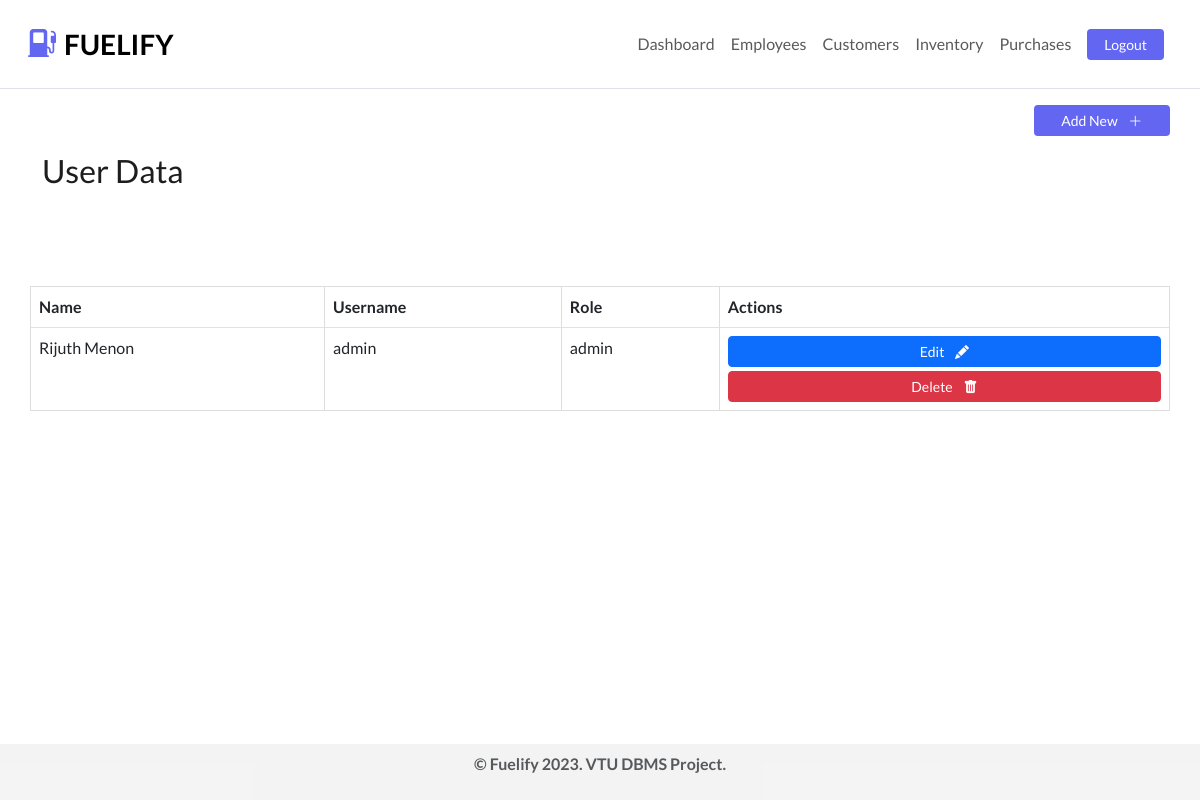
The page /admin (signed in) on the database as committed earlier.
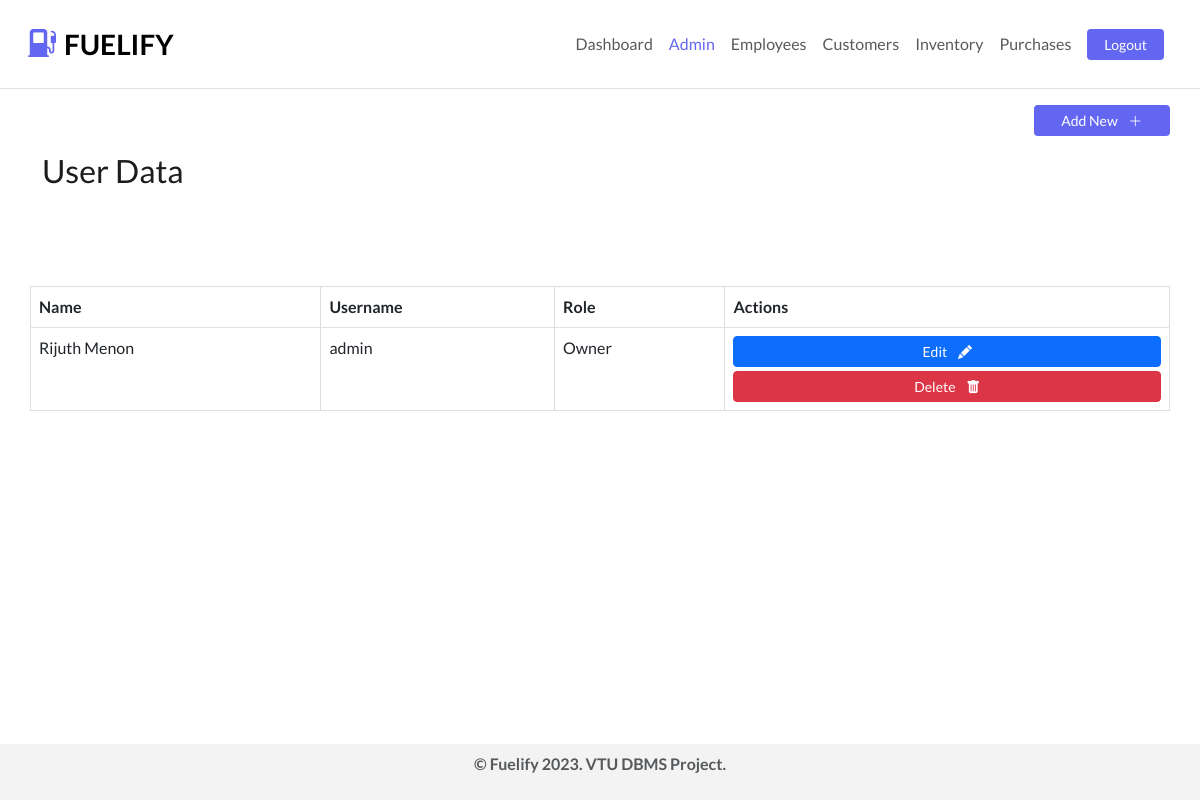
The same page on the database as committed later.
### tables this page shows
CREATE TABLE user_accounts (
                    user_id INTEGER PRIMARY KEY,
                    employee_id INTEGER,
                    username VARCHAR(255),
                    password VARCHAR(255),
                    role VARCHAR(255),
                    FOREIGN KEY(employee_id) REFERENCES employees(employee_id) ON DELETE CASCADE
                );

CREATE TABLE employees (
                employee_id INTEGER PRIMARY KEY,
                first_name VARCHAR(255),
                last_name VARCHAR(255),
                phone_number VARCHAR(255),
                address VARCHAR(255),
                email VARCHAR(255),
                job_role VARCHAR(255),
                salary FLOAT
            );

### routes/admin.py (the view)
@admin_routes.route('/admin')
@login_required
def admin():
    users_data = User().get_user_data()
    employees_data = Employee().get()
    return render_template('admin.html', employees=employees_data, users=users_data, request_path=request.path,  role=session['role'], logged_in=True)

### helpers/utils.py (called while the page is built)
def login_required(f):
    @wraps(f)
    def wrap(*args, **kwargs):
        if 'user_id' in session:
            return f(*args, **kwargs)
        else:
            flash('Please login first!')
            return redirect(url_for('auth_routes.login'))
    return wrap

### models/database.py (called while the page is built)
    def execute(self, query, params=None):
        cursor = self.conn.cursor()
        if params:
            cursor.execute(query, params)
        else:
            cursor.execute(query)
        self.conn.commit()
        return cursor

### models/employee.py (called while the page is built)
    def get(self, employee_id=None):
        cursor = self.conn.cursor()
        if employee_id:
            cursor.execute(
                """
                SELECT *
                FROM employees
                WHERE employee_id=?
                """,
                (employee_id,)
            )
            return cursor.fetchone()
        else:
            cursor.execute(
                """
                SELECT *
                FROM employees
                """
            )
        return cursor.fetchall()

### templates/admin.html (shortened to what this page needs)
{% extends 'partials/_base.html' %}
{% block content %}
<div class="container mb-5">
    <div class="row justify-content-end align-items-center">
        <div class="row w-50 justify-content-end align-items-center my-3">
            <button type="button" class="w-25 btn btn-sm btn-prime" data-bs-toggle="modal" data-bs-target="#add-user">
                Add New <i class="text-white ms-2 bi-plus-lg"></i>
            </button>
        </div>
        <h2 class="mb-5">User Data </h2>
    </div>
    <div class="row">
        <table class="table mt-5 rounded-2 mb-5" id="records">
            <thead>
                <tr>
                    <th>Name</th>
                    <th>Username</th>
                    <th>Role</th>
                    <th>Actions</th>
                </tr>
            </thead>
            <tbody>
                {% for user in users %}
                <tr>
                    <td>{{ user[6]}} {{ user[7] }}</td>
                    <td>{{ user[2] }}</td>
                    <td>{{ user[4] }}</td>
                    <td>
                        <div class="row">
                            <div class="col text-center">
                                <button type="button" class="btn mb-1 w-100 btn-sm btn-primary" data-bs-toggle="modal"
                                    data-bs-target="#update-{{ user[0] }}">
                                    Edit <i class="text-white ms-2 bi-pencil-fill"></i>
                                </button>
                                <button type="button" class="btn w-100 btn-sm btn-danger " data-bs-toggle="modal"
                                    data-bs-target="#delete-{{ user[0] }}">
                                    Delete <i class="ms-2 bi-trash-fill"></i>
                                </button>
                            </div>
                        </div>
                    </td>
                </tr>
                {% endfor %}
            </tbody>
        </table>
    </div>
</div>
{%endblock%}

Rows that differ between the two databases and show on the page:
changed user_accounts "admin": role "admin" → "Owner"
Other text that changed with them:
text now shown: "Admin"
